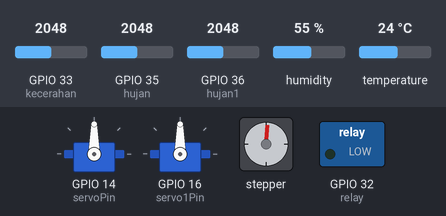
Recording of a sketch running on a simulated ESP32. On the bench: 2 × servo, stepper motor, switched loads named in the sketch (green lamp = pin HIGH). Inputs (shaded band) come from the test bench; at power-on: GPIO 35 (hujan) = 2048, GPIO 36 (hujan1) = 2048, GPIO 33 (kecerahan) = 2048, humidity 55 %, temperature 24 °C. WiFi joins after 1.5 s; servers stay silent unless stated; uploads are accepted with an empty reply; stepper angles assume 500 steps per turn; what the sketch prints to the serial monitor is not drawn.

Above: at 2.7 s.
2.8 s: GPIO 35 (hujan) set to 3941
8.3 s: GPIO 35 (hujan) set to 4038
At 11.9 s:
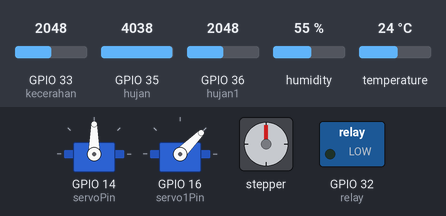
14.8 s: GPIO 36 (hujan1) set to 3967
19.1 s: GPIO 36 (hujan1) set to 4079
At 24.8 s:
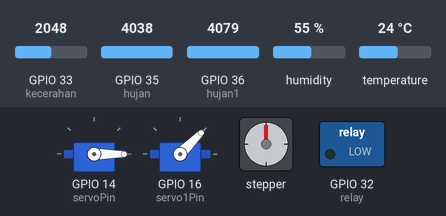
25.0 s: GPIO 35 (hujan) set to 3972
At 28.0 s:
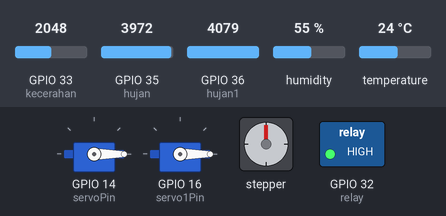
Timing chart, 0 to 79.4 s (numbered marks = the images above; inputs shaded):
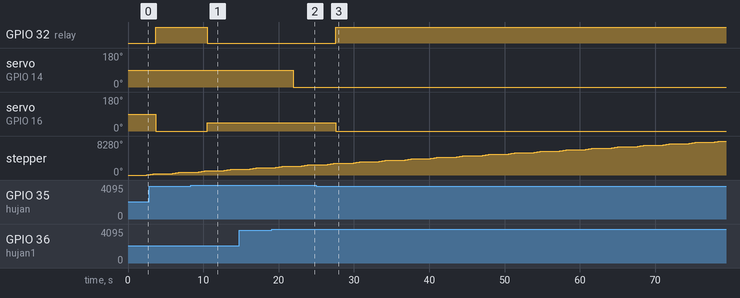

The sketch:

Jemuran-Otomatis.ino
```cpp
#include "DHT.h" //include library DHT
#include "WiFi.h" //include library untuk jaringan wifi
#include "HTTPClient.h"
#include <Stepper.h> //Stepper Library
#include <ESP32Servo.h>

//definisikan pin untuk DHT
#define DHTPIN 26 //masuk pin dht
#define DHTTYPE DHT22
#define relay 32 //input  pin ungu, hijau minus, biru plus
//kaki modul stepper
#define IN1 19
#define IN2 18
#define IN3 5
#define IN4 17

#define hujan 35
#define hujan1 36
#define kecerahan 33

//objek untuk DHT
DHT dht(DHTPIN, DHTTYPE);

Servo myServo;
Servo myServo1;
const int servoPin = 14;
const int servo1Pin = 16;

const int stepsPerRevolution = 500; //banyaknya putaran stepper
Stepper myStepper(stepsPerRevolution, IN1, IN3, IN2, IN4); //Motor Stepper

//siapkan variabel untuk wifi dan password
const char* ssid = "POCO";
const char* pass = "ayamgoreng";

//siapkan variabel host/server yang menampung aplikasi web dan database
const char* host = "laundryciplak.000webhostapp.com";

void setup() {
  // put your setup code here, to run once:
  Serial.begin(115200);//aktifkan serial
  //aktifkan sensor DHT
  dht.begin();
  pinMode(relay, OUTPUT);
  myStepper.setSpeed(50); //kecepatan putar motor stepper
  myServo.attach(servoPin);
  myServo1.attach(servo1Pin);
  //koneksi ke wifi
  WiFi.begin(ssid, pass);
  Serial.println("Connecting....");

  while(WiFi.status() != WL_CONNECTED)
  {
    Serial.print("........");
    delay(500);
  }

  //apabila berhasil terkoneksi
  Serial.println("Connected");
}

void loop() {
  //put your main code here, to run repeatedly:
  //baca nilai suhu dan kelembaban
  float suhu = dht.readTemperature();
  int kelembaban = dht.readHumidity();
  int ldr = analogRead(kecerahan);
  int data_air = analogRead(hujan);
  int baju = analogRead(hujan1);
  //tampilkan nilai sensor ke serial monitor
  Serial.println("-----------------------");
  Serial.println("Suhu : " + String(suhu) + "℃");
  Serial.println("Kelembaban : " + String(kelembaban) + "%");
  Serial.println("Cahaya : " + String(ldr));
  Serial.println("Air : " + String(data_air));
  Serial.println("Baju : " + String(baju));

  if(baju <= 4040) {
    myServo.write(90);
    Serial.println("Baju Masih Basah");
    delay(1000);
  } else {
    myServo.write(0);
    Serial.println("Baju Sudah Kering");
    delay(1000);
  }

  //Stepper
  Serial.println("Berputar");
  myStepper.step(stepsPerRevolution);

  //kirim data ke server
  WiFiClient client;
  //inisialisasi port web server 80

  //kondisi pasti terkoneksi
  //kirim data sensor ke database web
  String Link;
  HTTPClient http;

  Link = "http://" +String(host) + "/halaman/kirimdata.php?suhu=" +String(suhu) + "&kelembaban=" +String(kelembaban) + "&ldr=" +String(ldr) + "&hujan=" +String(data_air);

  if (data_air <= 4000) {
    digitalWrite(relay, HIGH);
    myServo1.write(0);
    Serial.println("HUJAN !");
  }
  else {
    digitalWrite(relay, LOW);
    myServo1.write(45);
    Serial.println("Tidak Hujan");
  }

//eksekusi alamat link
  http.begin(Link);
  http.GET();
  //baca respon dari php setelah berhasil kirim nilai sensor
  String respon = http.getString();
  Serial.println(respon);
  http.end();

  delay(1000);
}
```

Measured:
- the behaviour switches between 4000 and 4001 on GPIO 35 (hujan) (found by bisection; images 0 and 1)
- the behaviour switches between 4040 and 4041 on GPIO 36 (hujan1) (found by bisection; images 1 and 2)
- after the input at 8.3 s, GPIO 32 (relay): HIGH → LOW after 2.2 s; servo on GPIO 16 (servo1Pin): 0° → 45° after 2.2 s
- after the input at 19.1 s, servo on GPIO 14 (servoPin): 90° → 0° after 2.9 s
- after the input at 25.0 s, GPIO 32 (relay): LOW → HIGH after 2.6 s; servo on GPIO 16 (servo1Pin): 45° → 0° after 2.6 s
